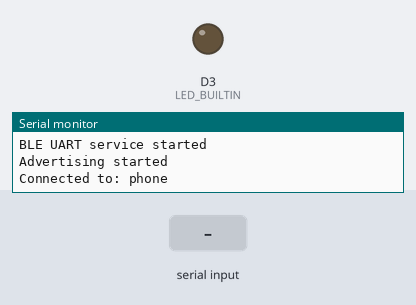
Simulated run of this sketch. Board: nRF52 board. Shown: output pins drawn as LEDs (lit = HIGH), the last lines printed to the serial monitor. Inputs (shaded band) come from the test bench. A phone connects over Bluetooth LE 3 s after start.

Above: at 3.2 s.
3.3 s: "1" received over the second serial link
At 4.5 s:
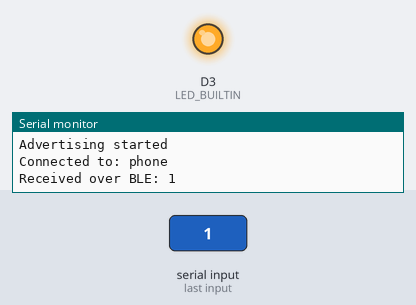
4.8 s: "0" received over the second serial link
At 5.7 s:
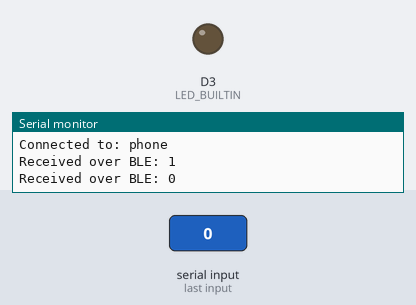
Timing chart, 0 to 7.8 s (numbered marks = the images above; inputs shaded):
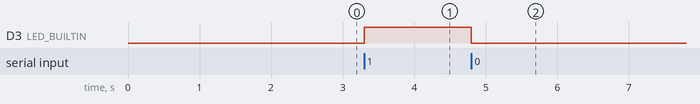

The sketch:

nrf_ble_test.ino
```cpp
#include <bluefruit.h>

BLEUart bleuart;

void startAdv(void);

void setup() {
    pinMode(LED_BUILTIN, OUTPUT);
    digitalWrite(LED_BUILTIN, LOW);

    Serial.begin(115200);
    delay(2000);

    Serial.println("Starting Bluefruit BLE UART server...");

    Bluefruit.begin();
    Serial.println("Bluefruit.begin() done");

    Bluefruit.setTxPower(4);
    Bluefruit.setName("Feather52832_UART");
    Serial.println("Name set");

    bleuart.begin();
    Serial.println("BLE UART service started");

    Bluefruit.Periph.setConnectCallback(connect_callback);
    Bluefruit.Periph.setDisconnectCallback(disconnect_callback);

    startAdv();

    Serial.println("Advertising started");
}

void loop() {
    while (bleuart.available()) {
        char c = (char) bleuart.read();
        Serial.print("Received over BLE: ");
        Serial.println(c);

        if (c == '1') {
        digitalWrite(LED_BUILTIN, HIGH);
        bleuart.println("LED ON");
        } else if (c == '0') {
        digitalWrite(LED_BUILTIN, LOW);
        bleuart.println("LED OFF");
        } else {
        bleuart.print("Echo: ");
        bleuart.println(c);
        }
    }
}

void startAdv(void) {
    Bluefruit.Advertising.stop();

    Bluefruit.ScanResponse.addName();
    Bluefruit.Advertising.addFlags(BLE_GAP_ADV_FLAGS_LE_ONLY_GENERAL_DISC_MODE);
    Bluefruit.Advertising.addTxPower();
    Bluefruit.Advertising.addService(bleuart);

    Bluefruit.Advertising.restartOnDisconnect(true);
    Bluefruit.Advertising.setInterval(32, 244);
    Bluefruit.Advertising.setFastTimeout(30);
    Bluefruit.Advertising.start(0);
}

void connect_callback(uint16_t conn_handle) {
    BLEConnection* connection = Bluefruit.Connection(conn_handle);

    char central_name[32] = {0};
    connection->getPeerName(central_name, sizeof(central_name));

    Serial.print("Connected to: ");
    Serial.println(central_name);
}

void disconnect_callback(uint16_t conn_handle, uint8_t reason) {
    (void) conn_handle;
    (void) reason;
    Serial.println("Disconnected");
}
```

Measured:
- after the input at 3.3 s, D3 (LED_BUILTIN): LOW → HIGH at once
- after the input at 4.8 s, D3 (LED_BUILTIN): HIGH → LOW at once
